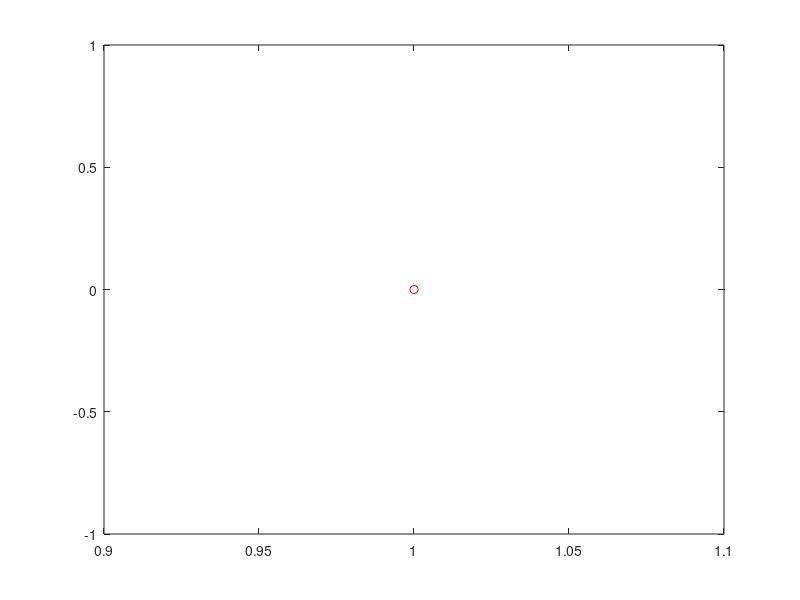

Source code (MATLAB):
clear

d =(0:.1:10)';
t = d -.1;
for i = 1:length(t),
    if (t(i)<.4:.6),
        y = 1;
    else
        y = 0;
    end
       
end
plot(y, '-or')
    

